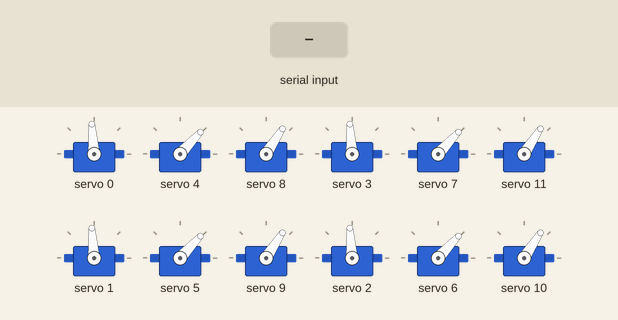
Recording of a sketch running on a simulated ESP32. On the bench: 12 × servo. The test bench sets the inputs (shaded band). What the sketch prints to the serial monitor is not drawn.

Above: at 2.2 s.
2.3 s: "F" received over Serial
At 2.77 s:
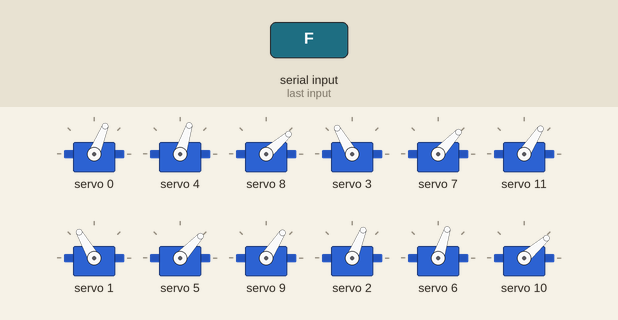
At 4.01 s:
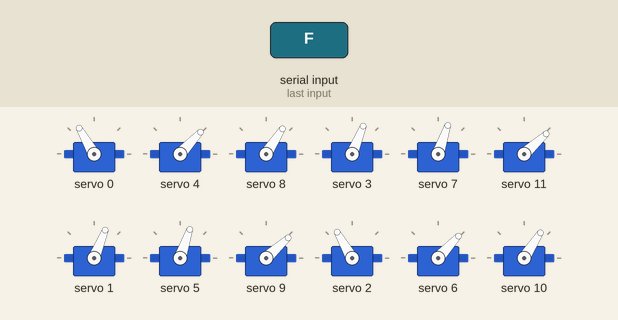
5.3 s: "B" received over Serial
At 5.57 s:
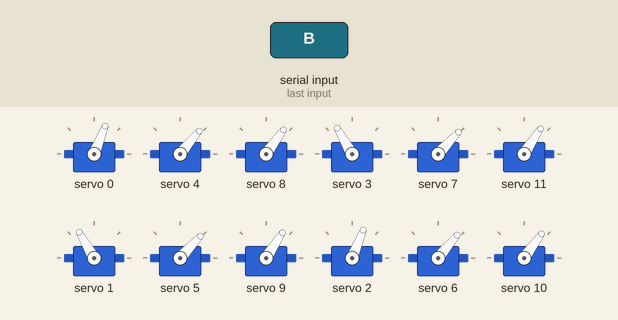
8.3 s: "L" received over Serial
11.3 s: "R" received over Serial
14.3 s: "B" received over Serial
17.3 s: "S" received over Serial
At 17.69 s:
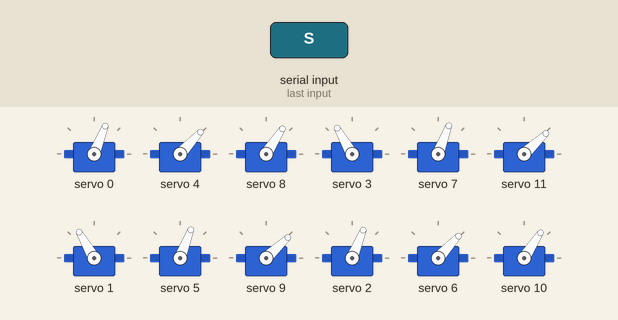
Timing chart, 0 to 20.3 s (numbered marks = the images above; inputs shaded):
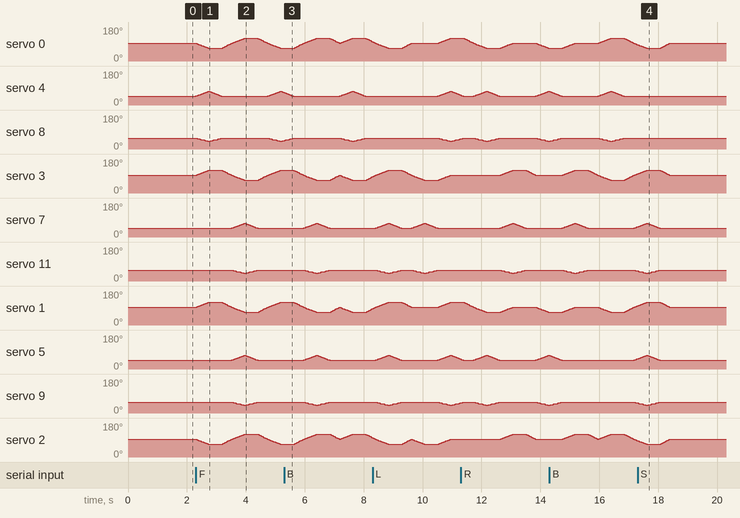

The sketch:

front_left_right_back.ino
```cpp
#include <Wire.h>
#include <Adafruit_PWMServoDriver.h>

Adafruit_PWMServoDriver pca9685 = Adafruit_PWMServoDriver(0x40);

#define SERVOMIN 110
#define SERVOMAX 510

// ===== FL =====
#define FL1 0
#define FL2 4
#define FL3 8

// ===== BL =====
#define BL1 1
#define BL2 5
#define BL3 9

// ===== BR =====
#define BR1 2
#define BR2 6
#define BR3 10

// ===== FR =====
#define FR1 3
#define FR2 7
#define FR3 11

// ===== HOME/STAND =====
int h1 = 90, h2 = 45, h3 = 55;

// current angles
int fl1=h1, fl2=h2, fl3=h3;
int bl1=h1, bl2=h2, bl3=h3;
int br1=h1, br2=h2, br3=h3;
int fr1=h1, fr2=h2, fr3=h3;

char mode = 'S';   // F, B, L, R, S

int angleToPulse(int a) {
  return map(a, 0, 180, SERVOMIN, SERVOMAX);
}

void setServo(int ch, int a) {
  a = constrain(a, 0, 180);
  pca9685.setPWM(ch, 0, angleToPulse(a));
}

// move all 4 legs smooth
void moveAll(
  int fl1_t, int fl2_t, int fl3_t,
  int fr1_t, int fr2_t, int fr3_t,
  int bl1_t, int bl2_t, int bl3_t,
  int br1_t, int br2_t, int br3_t,
  int steps = 20, int dly = 15
) {
  int s_fl1 = fl1, s_fl2 = fl2, s_fl3 = fl3;
  int s_fr1 = fr1, s_fr2 = fr2, s_fr3 = fr3;
  int s_bl1 = bl1, s_bl2 = bl2, s_bl3 = bl3;
  int s_br1 = br1, s_br2 = br2, s_br3 = br3;

  for (int i = 1; i <= steps; i++) {
    int a_fl1 = s_fl1 + (fl1_t - s_fl1) * i / steps;
    int a_fl2 = s_fl2 + (fl2_t - s_fl2) * i / steps;
    int a_fl3 = s_fl3 + (fl3_t - s_fl3) * i / steps;

    int a_fr1 = s_fr1 + (fr1_t - s_fr1) * i / steps;
    int a_fr2 = s_fr2 + (fr2_t - s_fr2) * i / steps;
    int a_fr3 = s_fr3 + (fr3_t - s_fr3) * i / steps;

    int a_bl1 = s_bl1 + (bl1_t - s_bl1) * i / steps;
    int a_bl2 = s_bl2 + (bl2_t - s_bl2) * i / steps;
    int a_bl3 = s_bl3 + (bl3_t - s_bl3) * i / steps;

    int a_br1 = s_br1 + (br1_t - s_br1) * i / steps;
    int a_br2 = s_br2 + (br2_t - s_br2) * i / steps;
    int a_br3 = s_br3 + (br3_t - s_br3) * i / steps;

    setServo(FL1, a_fl1); setServo(FL2, a_fl2); setServo(FL3, a_fl3);
    setServo(FR1, a_fr1); setServo(FR2, a_fr2); setServo(FR3, a_fr3);
    setServo(BL1, a_bl1); setServo(BL2, a_bl2); setServo(BL3, a_bl3);
    setServo(BR1, a_br1); setServo(BR2, a_br2); setServo(BR3, a_br3);

    delay(dly);
  }

  fl1 = fl1_t; fl2 = fl2_t; fl3 = fl3_t;
  fr1 = fr1_t; fr2 = fr2_t; fr3 = fr3_t;
  bl1 = bl1_t; bl2 = bl2_t; bl3 = bl3_t;
  br1 = br1_t; br2 = br2_t; br3 = br3_t;
}

void HOME() {
  moveAll(
    h1,h2,h3,
    h1,h2,h3,
    h1,h2,h3,
    h1,h2,h3,
    25,15
  );
}

// ================= FORWARD =================
// FL+BR swing, FR+BL push
void stepForward() {
  moveAll(
    65,70,40,    115,45,55,   115,45,55,   65,70,40,   20,15
  );
  moveAll(
    65,45,55,    115,45,55,   115,45,55,   65,45,55,   20,15
  );
  moveAll(
    90,45,55,    90,45,55,    90,45,55,    90,45,55,    15,15
  );

  moveAll(
    115,45,55,   65,70,40,    65,70,40,    115,45,55,   20,15
  );
  moveAll(
    115,45,55,   65,45,55,    65,45,55,    115,45,55,   20,15
  );
  moveAll(
    90,45,55,    90,45,55,    90,45,55,    90,45,55,    15,15
  );
}

// ================= BACKWARD =================
void stepBackward() {
  moveAll(
    115,70,40,   65,45,55,    65,45,55,    115,70,40,   20,15
  );
  moveAll(
    115,45,55,   65,45,55,    65,45,55,    115,45,55,   20,15
  );
  moveAll(
    90,45,55,    90,45,55,    90,45,55,    90,45,55,    15,15
  );

  moveAll(
    65,45,55,    115,70,40,   115,70,40,   65,45,55,    20,15
  );
  moveAll(
    65,45,55,    115,45,55,   115,45,55,   65,45,55,    20,15
  );
  moveAll(
    90,45,55,    90,45,55,    90,45,55,    90,45,55,    15,15
  );
}

// ================= TURN LEFT =================
// right side forward more
void stepLeft() {
  moveAll(
    90,45,55,    65,70,40,    90,45,55,    65,70,40,    20,15
  );
  moveAll(
    90,45,55,    65,45,55,    90,45,55,    65,45,55,    20,15
  );
  moveAll(
    115,70,40,   90,45,55,    115,70,40,   90,45,55,    20,15
  );
  moveAll(
    115,45,55,   90,45,55,    115,45,55,   90,45,55,    20,15
  );
  moveAll(
    90,45,55,    90,45,55,    90,45,55,    90,45,55,    15,15
  );
}

// ================= TURN RIGHT =================
// left side forward more
void stepRight() {
  moveAll(
    65,70,40,    90,45,55,    65,70,40,    90,45,55,    20,15
  );
  moveAll(
    65,45,55,    90,45,55,    65,45,55,    90,45,55,    20,15
  );
  moveAll(
    90,45,55,    115,70,40,   90,45,55,    115,70,40,   20,15
  );
  moveAll(
    90,45,55,    115,45,55,   90,45,55,    115,45,55,   20,15
  );
  moveAll(
    90,45,55,    90,45,55,    90,45,55,    90,45,55,    15,15
  );
}

void setup() {
  Serial.begin(115200);
  Wire.begin(21, 22);

  pca9685.begin();
  pca9685.setPWMFreq(50);
  delay(500);

  HOME();

  Serial.println("4 LEG ROBOT READY");
  Serial.println("F = Forward");
  Serial.println("B = Backward");
  Serial.println("L = Left");
  Serial.println("R = Right");
  Serial.println("H = Home");
  Serial.println("S = Stop");
}

void loop() {
  if (Serial.available()) {
    char c = toupper(Serial.read());

    if (c == 'F') mode = 'F';
    else if (c == 'B') mode = 'B';
    else if (c == 'L') mode = 'L';
    else if (c == 'R') mode = 'R';
    else if (c == 'S') mode = 'S';
    else if (c == 'H') {
      mode = 'S';
      HOME();
    }
  }

  if (mode == 'F') stepForward();
  else if (mode == 'B') stepBackward();
  else if (mode == 'L') stepLeft();
  else if (mode == 'R') stepRight();
}
```

Measured:
- after the input at 17.3 s, servo 4, servo 6: stays 47° (without the input it goes to 48° after 1.1 s); servo 8, servo 10: stops changing and stays 57°; servo 3, servo 1: goes on until 18.4 s, then stays 94°; servo 7, servo 5: goes on until 18.0 s, then stays 47°
